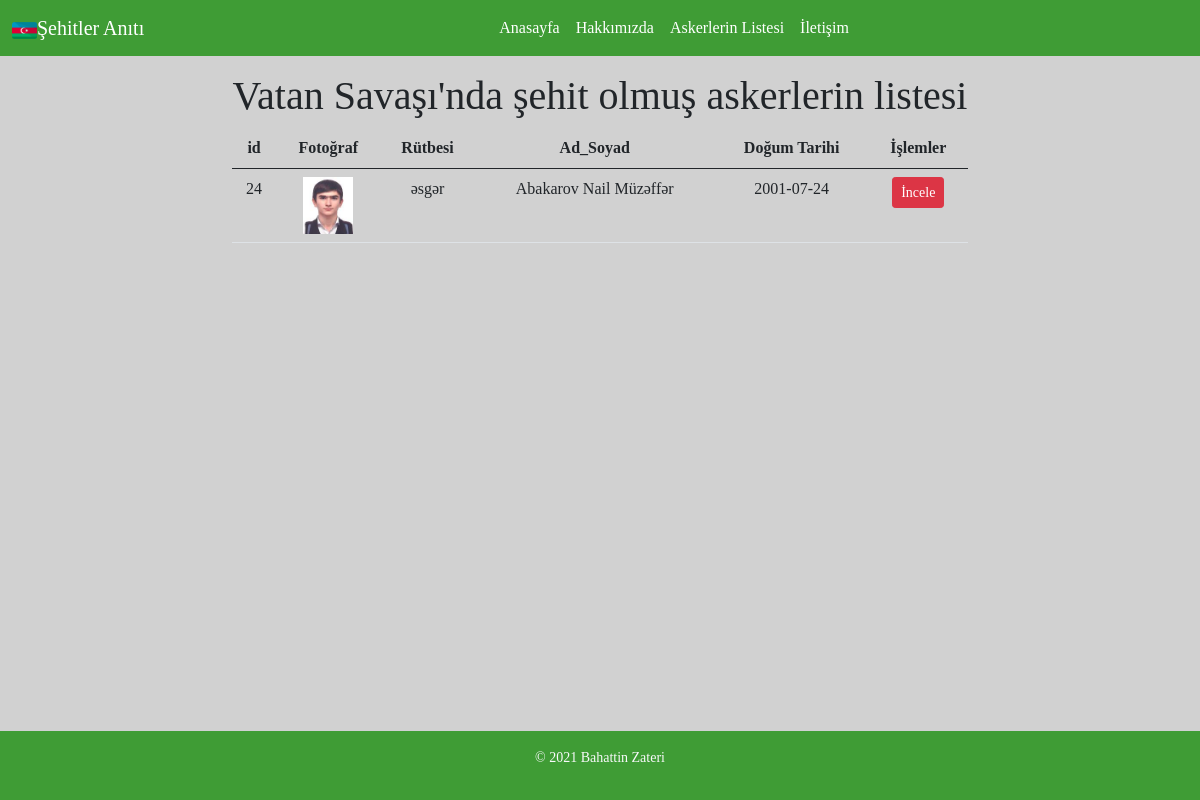
Screenshot of /website/soldiers.php with the database file from the repository.
### tables this page shows
CREATE TABLE `soldier` (
  `id` int(11) NOT NULL,
  `fotograf` varchar(300) NOT NULL,
  `rutbe` text NOT NULL,
  `ad_soyad` text NOT NULL,
  `d_tarihi` date NOT NULL
);

### website/soldiers.php (the view, shortened to what this page needs)
<?php include('header.php'); ?>
<main>
  <section id="#about" class="container">
    <div class="row text-center mt-3">
      <h1>Vatan Savaşı'nda şehit olmuş askerlerin listesi </h1>
    </div>
    <div class="row">
      <div class="col-md-2 col-sm-12">
      </div>
      <div class="col-md-8 col-sm-12 text-center ">
        <table class="table">
          <thead>
            <tr>
              <th scope="col">id</th>
              <th scope="col">Fotoğraf</th>
              <th scope="col">Rütbesi</th>
              <th scope="col">Ad_Soyad</th>
              <th scope="col">Doğum Tarihi</th>
              <th scope="col">İşlemler</th>
            </tr>
          </thead>
          <tbody>
          <?php
            $query =  "SELECT *FROM soldier ORDER BY id DESC";
            $run = $conn->query($query);
            while ($row = $run->fetch()) :
            ?>
              <tr>
                <td><?php echo $row['id']; ?></td>
                <td><img src="<?php echo "../soldier_images/" .  $row['fotograf']; ?>" width="50px"></td>
                <td><?php echo $row["rutbe"];   ?> </td>
                <td><?php echo $row["ad_soyad"];   ?></td>
                <td><?php echo $row["d_tarihi"];   ?></td>
                <td>
                  <div class='btn-group' role='group' aria-label='...'>
                    <a href="soldier.php?id=<?php echo $row['id']; ?>"><button type='button' class='btn btn-danger btn-sm'>İncele</button</a>
                  </div>
                </td>
              </tr>
            <?php endwhile; ?>
          </tbody>
        </table>
      </div>
    </div>
  </section>
  <?php include('footer.php'); ?>

### website/static/product.css (style rules this page uses)
:root { --beyaz: #FFFFFF; --yesil:#3F9C35; --kyesil:#3F9C35; --gri:#D1D1D1; --acikmavi:#00B9E4; --mavi:#00B9E4; --kirmizi:#ED2939; }
body { font-family: archer; background-color: var(--gri); }

### rows the page displays
soldier: id "24", fotograf (picture), rutbe "əsgər", ad_soyad "Abakarov Nail Müzəffər", d_tarihi "2001-07-24"
